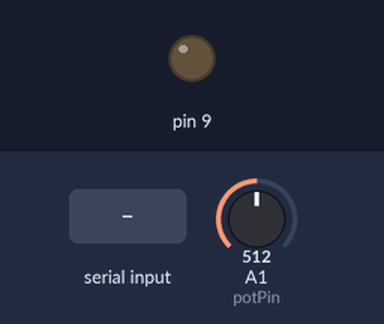
Simulated run of this sketch. Board: Arduino Uno, built with avr-gcc and run on an emulated ATmega328P. Parts: output pins drawn as LEDs (lit = HIGH). The inputs (shaded band) are chosen by the test bench; at power-on: A1 (potPin) = 512. What the sketch prints to the serial monitor is not drawn.

Above: at 1.2 s.
1.3 s: "90,45\n" received over Serial
At 2.5 s:
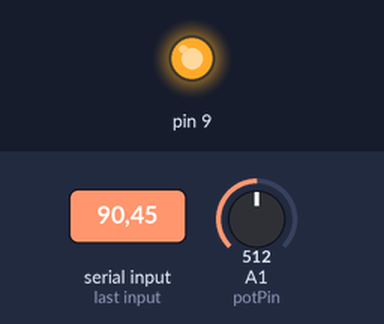
2.8 s: "30,150\n" received over Serial
At 3.8 s:
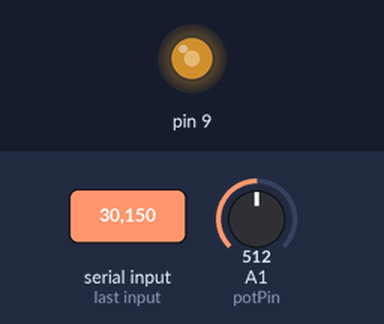
4.4 s: "200\n" received over Serial
At 5.0 s:
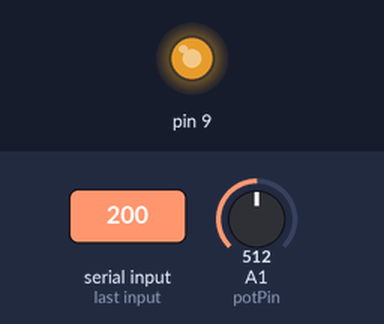
Timing chart, 0 to 7.4 s (numbered marks = the images above; inputs shaded):
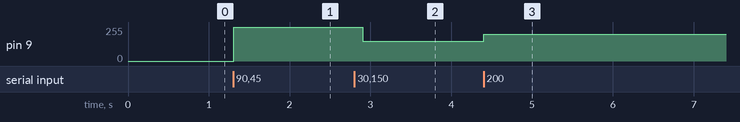

Measured:
- after the input at 1.3 s, pin 9: 0/255 → 255/255 at once
- after the input at 2.8 s, pin 9: 255/255 → 150/255 after 0.10 s
- after the input at 4.4 s, pin 9: 150/255 → 200/255 at once

The sketch:

sk_3.ino
```cpp
int potPin = 1; // Potentiometer output connected to analog pin 3
int potVal = 0; // Variable to store the input from the potentiometer


void setup()
{
Serial.begin(9600);
}

void loop()
{

potVal = analogRead(potPin);   // read the potentiometer value at the input pin
Serial.println(potVal);

if(Serial.available()){

int i = 0;
    int brightness = 0;
    while( i < 3){

      int value = (int) (Serial.read() - '0');

      if(value >= 0) {
        brightness = brightness * 10 + value;
        i++;
      }

    }

    analogWrite(9, brightness);

//wait 100 milliseconds so we don't drive ourselves crazy
delay(100);
}
}
```
